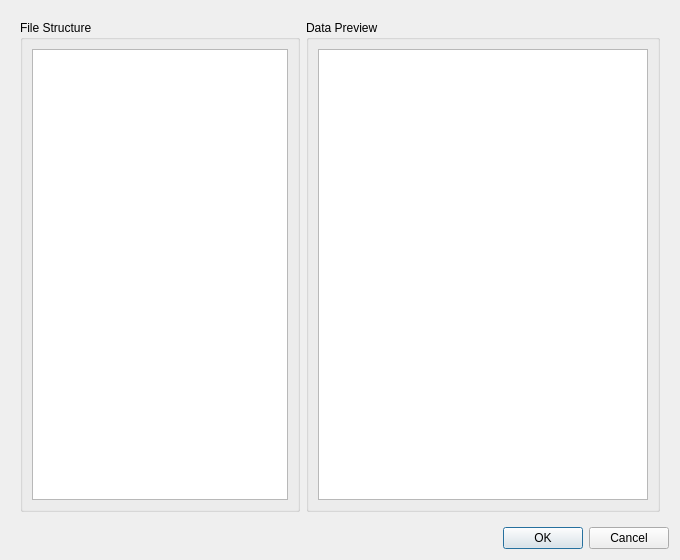
<?xml version="1.0" encoding="UTF-8"?>
<ui version="4.0">
 <class>file_inspection_dialog</class>
 <widget class="QDialog" name="file_inspection_dialog">
  <property name="geometry">
   <rect>
    <x>0</x>
    <y>0</y>
    <width>680</width>
    <height>560</height>
   </rect>
  </property>
  <property name="windowTitle">
   <string>Dialog</string>
  </property>
  <layout class="QVBoxLayout" name="verticalLayout">
   <item>
    <widget class="QWidget" name="main_widget" native="true">
     <layout class="QHBoxLayout" name="horizontalLayout">
      <item>
       <widget class="QGroupBox" name="file_structure_groupbox">
        <property name="title">
         <string>File Structure</string>
        </property>
        <layout class="QVBoxLayout" name="verticalLayout_3">
         <item>
          <widget class="QTreeView" name="file_structure_tree_view">
           <property name="sizePolicy">
            <sizepolicy hsizetype="Preferred" vsizetype="Expanding">
             <horstretch>0</horstretch>
             <verstretch>0</verstretch>
            </sizepolicy>
           </property>
           <property name="midLineWidth">
            <number>0</number>
           </property>
           <property name="editTriggers">
            <set>QAbstractItemView::NoEditTriggers</set>
           </property>
           <property name="dragEnabled">
            <bool>true</bool>
           </property>
           <property name="dragDropMode">
            <enum>QAbstractItemView::DragOnly</enum>
           </property>
           <property name="selectionMode">
            <enum>QAbstractItemView::ExtendedSelection</enum>
           </property>
           <property name="selectionBehavior">
            <enum>QAbstractItemView::SelectItems</enum>
           </property>
           <attribute name="headerVisible">
            <bool>false</bool>
           </attribute>
          </widget>
         </item>
        </layout>
       </widget>
      </item>
      <item>
       <widget class="QGroupBox" name="data_preview_groupbox">
        <property name="sizePolicy">
         <sizepolicy hsizetype="Preferred" vsizetype="Preferred">
          <horstretch>0</horstretch>
          <verstretch>0</verstretch>
         </sizepolicy>
        </property>
        <property name="title">
         <string>Data Preview</string>
        </property>
        <layout class="QVBoxLayout" name="verticalLayout_2">
         <item>
          <widget class="QTableView" name="data_preview_table_view">
           <property name="sizePolicy">
            <sizepolicy hsizetype="Expanding" vsizetype="Preferred">
             <horstretch>0</horstretch>
             <verstretch>0</verstretch>
            </sizepolicy>
           </property>
           <property name="maximumSize">
            <size>
             <width>16777215</width>
             <height>16777215</height>
            </size>
           </property>
           <property name="editTriggers">
            <set>QAbstractItemView::NoEditTriggers</set>
           </property>
           <property name="tabKeyNavigation">
            <bool>false</bool>
           </property>
           <property name="dragDropOverwriteMode">
            <bool>false</bool>
           </property>
           <property name="alternatingRowColors">
            <bool>true</bool>
           </property>
           <property name="selectionMode">
            <enum>QAbstractItemView::NoSelection</enum>
           </property>
           <property name="selectionBehavior">
            <enum>QAbstractItemView::SelectRows</enum>
           </property>
           <property name="showGrid">
            <bool>true</bool>
           </property>
           <property name="gridStyle">
            <enum>Qt::DotLine</enum>
           </property>
           <attribute name="horizontalHeaderCascadingSectionResizes">
            <bool>true</bool>
           </attribute>
           <attribute name="horizontalHeaderDefaultSectionSize">
            <number>100</number>
           </attribute>
           <attribute name="horizontalHeaderHighlightSections">
            <bool>true</bool>
           </attribute>
           <attribute name="horizontalHeaderMinimumSectionSize">
            <number>25</number>
           </attribute>
           <attribute name="horizontalHeaderStretchLastSection">
            <bool>true</bool>
           </attribute>
           <attribute name="verticalHeaderVisible">
            <bool>true</bool>
           </attribute>
          </widget>
         </item>
         <item>
          <layout class="QHBoxLayout" name="list_layout"/>
         </item>
        </layout>
       </widget>
      </item>
     </layout>
    </widget>
   </item>
   <item>
    <widget class="QDialogButtonBox" name="button_box">
     <property name="orientation">
      <enum>Qt::Horizontal</enum>
     </property>
     <property name="standardButtons">
      <set>QDialogButtonBox::Cancel|QDialogButtonBox::Ok</set>
     </property>
    </widget>
   </item>
  </layout>
 </widget>
 <resources/>
 <connections>
  <connection>
   <sender>button_box</sender>
   <signal>accepted()</signal>
   <receiver>file_inspection_dialog</receiver>
   <slot>accept()</slot>
   <hints>
    <hint type="sourcelabel">
     <x>248</x>
     <y>254</y>
    </hint>
    <hint type="destinationlabel">
     <x>157</x>
     <y>274</y>
    </hint>
   </hints>
  </connection>
  <connection>
   <sender>button_box</sender>
   <signal>rejected()</signal>
   <receiver>file_inspection_dialog</receiver>
   <slot>reject()</slot>
   <hints>
    <hint type="sourcelabel">
     <x>316</x>
     <y>260</y>
    </hint>
    <hint type="destinationlabel">
     <x>286</x>
     <y>274</y>
    </hint>
   </hints>
  </connection>
 </connections>
</ui>
